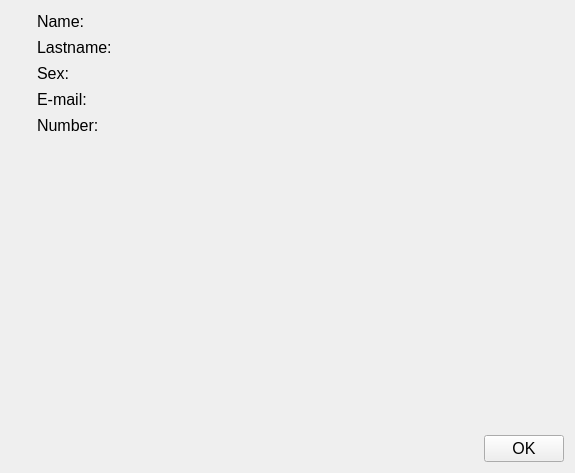
<?xml version="1.0" encoding="UTF-8"?>
<ui version="4.0">
 <class>ContactInfo</class>
 <widget class="QWidget" name="ContactInfo">
  <property name="geometry">
   <rect>
    <x>0</x>
    <y>0</y>
    <width>575</width>
    <height>473</height>
   </rect>
  </property>
  <property name="windowTitle">
   <string>Form</string>
  </property>
  <layout class="QHBoxLayout" name="horizontalLayout_6">
   <item>
    <layout class="QVBoxLayout" name="verticalLayout_2">
     <item>
      <widget class="QLabel" name="l_picture">
       <property name="baseSize">
        <size>
         <width>250</width>
         <height>250</height>
        </size>
       </property>
       <property name="text">
        <string/>
       </property>
      </widget>
     </item>
     <item>
      <spacer name="verticalSpacer">
       <property name="orientation">
        <enum>Qt::Vertical</enum>
       </property>
       <property name="sizeHint" stdset="0">
        <size>
         <width>20</width>
         <height>40</height>
        </size>
       </property>
      </spacer>
     </item>
    </layout>
   </item>
   <item>
    <layout class="QVBoxLayout" name="verticalLayout">
     <item>
      <layout class="QHBoxLayout" name="horizontalLayout">
       <item>
        <widget class="QLabel" name="label">
         <property name="font">
          <font>
           <pointsize>12</pointsize>
          </font>
         </property>
         <property name="text">
          <string>Name:</string>
         </property>
        </widget>
       </item>
       <item>
        <widget class="QLabel" name="name_text">
         <property name="font">
          <font>
           <pointsize>12</pointsize>
          </font>
         </property>
         <property name="text">
          <string/>
         </property>
        </widget>
       </item>
       <item>
        <spacer name="horizontalSpacer">
         <property name="orientation">
          <enum>Qt::Horizontal</enum>
         </property>
         <property name="sizeHint" stdset="0">
          <size>
           <width>40</width>
           <height>20</height>
          </size>
         </property>
        </spacer>
       </item>
      </layout>
     </item>
     <item>
      <layout class="QHBoxLayout" name="horizontalLayout_3">
       <item>
        <widget class="QLabel" name="label_2">
         <property name="font">
          <font>
           <pointsize>12</pointsize>
          </font>
         </property>
         <property name="text">
          <string>Lastname:</string>
         </property>
        </widget>
       </item>
       <item>
        <widget class="QLabel" name="lastname_text">
         <property name="font">
          <font>
           <pointsize>12</pointsize>
          </font>
         </property>
         <property name="text">
          <string/>
         </property>
        </widget>
       </item>
       <item>
        <spacer name="horizontalSpacer_4">
         <property name="orientation">
          <enum>Qt::Horizontal</enum>
         </property>
         <property name="sizeHint" stdset="0">
          <size>
           <width>40</width>
           <height>20</height>
          </size>
         </property>
        </spacer>
       </item>
      </layout>
     </item>
     <item>
      <layout class="QHBoxLayout" name="horizontalLayout_4">
       <item>
        <widget class="QLabel" name="label_4">
         <property name="font">
          <font>
           <pointsize>12</pointsize>
          </font>
         </property>
         <property name="text">
          <string>Sex:</string>
         </property>
        </widget>
       </item>
       <item>
        <widget class="QLabel" name="s_text">
         <property name="font">
          <font>
           <pointsize>12</pointsize>
          </font>
         </property>
         <property name="text">
          <string/>
         </property>
        </widget>
       </item>
       <item>
        <spacer name="horizontalSpacer_5">
         <property name="orientation">
          <enum>Qt::Horizontal</enum>
         </property>
         <property name="sizeHint" stdset="0">
          <size>
           <width>40</width>
           <height>20</height>
          </size>
         </property>
        </spacer>
       </item>
      </layout>
     </item>
     <item>
      <layout class="QHBoxLayout" name="horizontalLayout_5">
       <item>
        <widget class="QLabel" name="label_5">
         <property name="font">
          <font>
           <pointsize>12</pointsize>
          </font>
         </property>
         <property name="text">
          <string>E-mail:</string>
         </property>
        </widget>
       </item>
       <item>
        <widget class="QLabel" name="email_text">
         <property name="font">
          <font>
           <pointsize>12</pointsize>
          </font>
         </property>
         <property name="text">
          <string/>
         </property>
        </widget>
       </item>
       <item>
        <spacer name="horizontalSpacer_6">
         <property name="orientation">
          <enum>Qt::Horizontal</enum>
         </property>
         <property name="sizeHint" stdset="0">
          <size>
           <width>40</width>
           <height>20</height>
          </size>
         </property>
        </spacer>
       </item>
      </layout>
     </item>
     <item>
      <layout class="QHBoxLayout" name="horizontalLayout_2">
       <item>
        <widget class="QLabel" name="label_3">
         <property name="font">
          <font>
           <pointsize>12</pointsize>
          </font>
         </property>
         <property name="text">
          <string>Number:</string>
         </property>
        </widget>
       </item>
       <item>
        <widget class="QLabel" name="number_text">
         <property name="font">
          <font>
           <pointsize>12</pointsize>
          </font>
         </property>
         <property name="text">
          <string/>
         </property>
        </widget>
       </item>
       <item>
        <spacer name="horizontalSpacer_2">
         <property name="orientation">
          <enum>Qt::Horizontal</enum>
         </property>
         <property name="sizeHint" stdset="0">
          <size>
           <width>40</width>
           <height>20</height>
          </size>
         </property>
        </spacer>
       </item>
      </layout>
     </item>
     <item>
      <spacer name="verticalSpacer_2">
       <property name="orientation">
        <enum>Qt::Vertical</enum>
       </property>
       <property name="sizeHint" stdset="0">
        <size>
         <width>20</width>
         <height>40</height>
        </size>
       </property>
      </spacer>
     </item>
    </layout>
   </item>
   <item>
    <spacer name="horizontalSpacer_3">
     <property name="orientation">
      <enum>Qt::Horizontal</enum>
     </property>
     <property name="sizeHint" stdset="0">
      <size>
       <width>221</width>
       <height>20</height>
      </size>
     </property>
    </spacer>
   </item>
   <item>
    <layout class="QVBoxLayout" name="verticalLayout_4">
     <item>
      <spacer name="verticalSpacer_3">
       <property name="orientation">
        <enum>Qt::Vertical</enum>
       </property>
       <property name="sizeHint" stdset="0">
        <size>
         <width>20</width>
         <height>40</height>
        </size>
       </property>
      </spacer>
     </item>
     <item>
      <widget class="QPushButton" name="b_ok">
       <property name="font">
        <font>
         <pointsize>12</pointsize>
        </font>
       </property>
       <property name="text">
        <string>OK</string>
       </property>
      </widget>
     </item>
    </layout>
   </item>
  </layout>
  <zorder>layoutWidget</zorder>
  <zorder>layoutWidget_2</zorder>
  <zorder>number_text</zorder>
  <zorder>layoutWidget_3</zorder>
  <zorder>email_text</zorder>
 </widget>
 <resources/>
 <connections/>
</ui>
